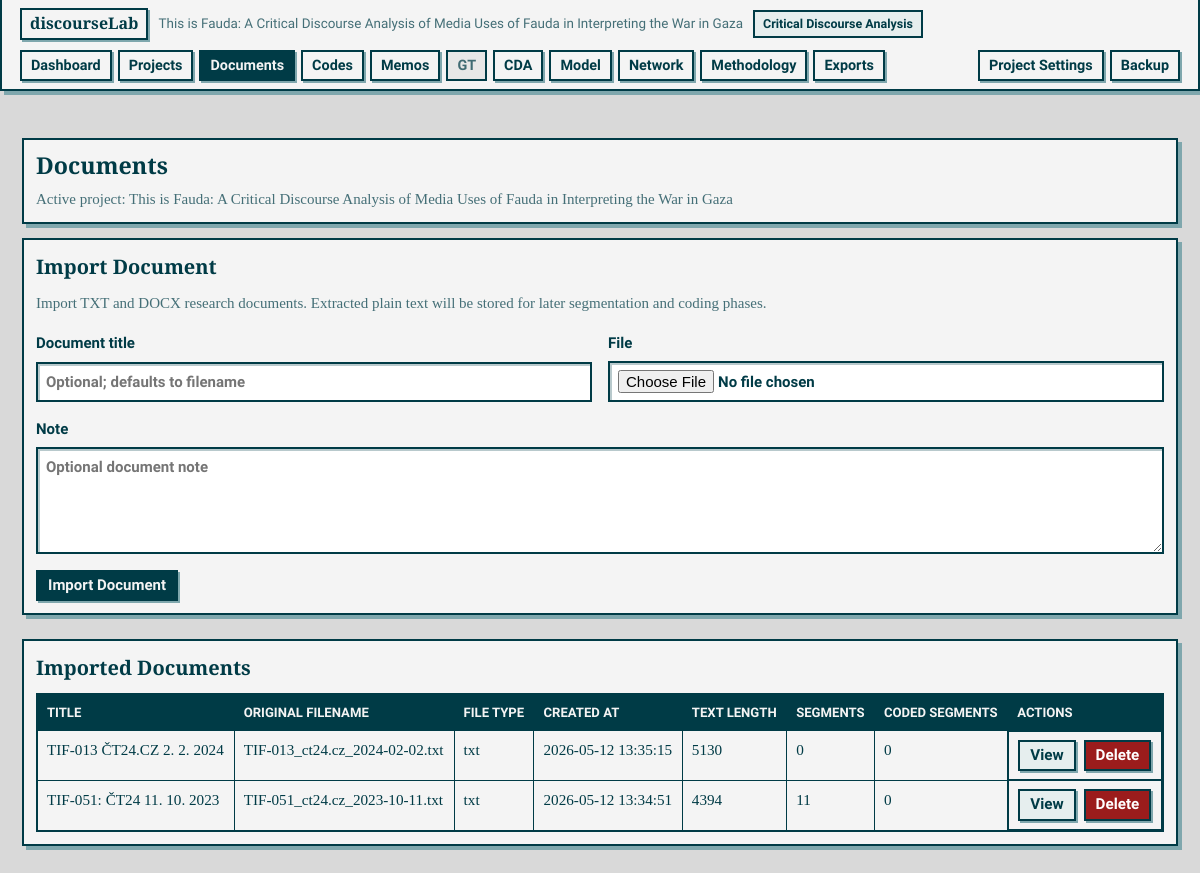
/documents, run on an earlier commit of the app's database.
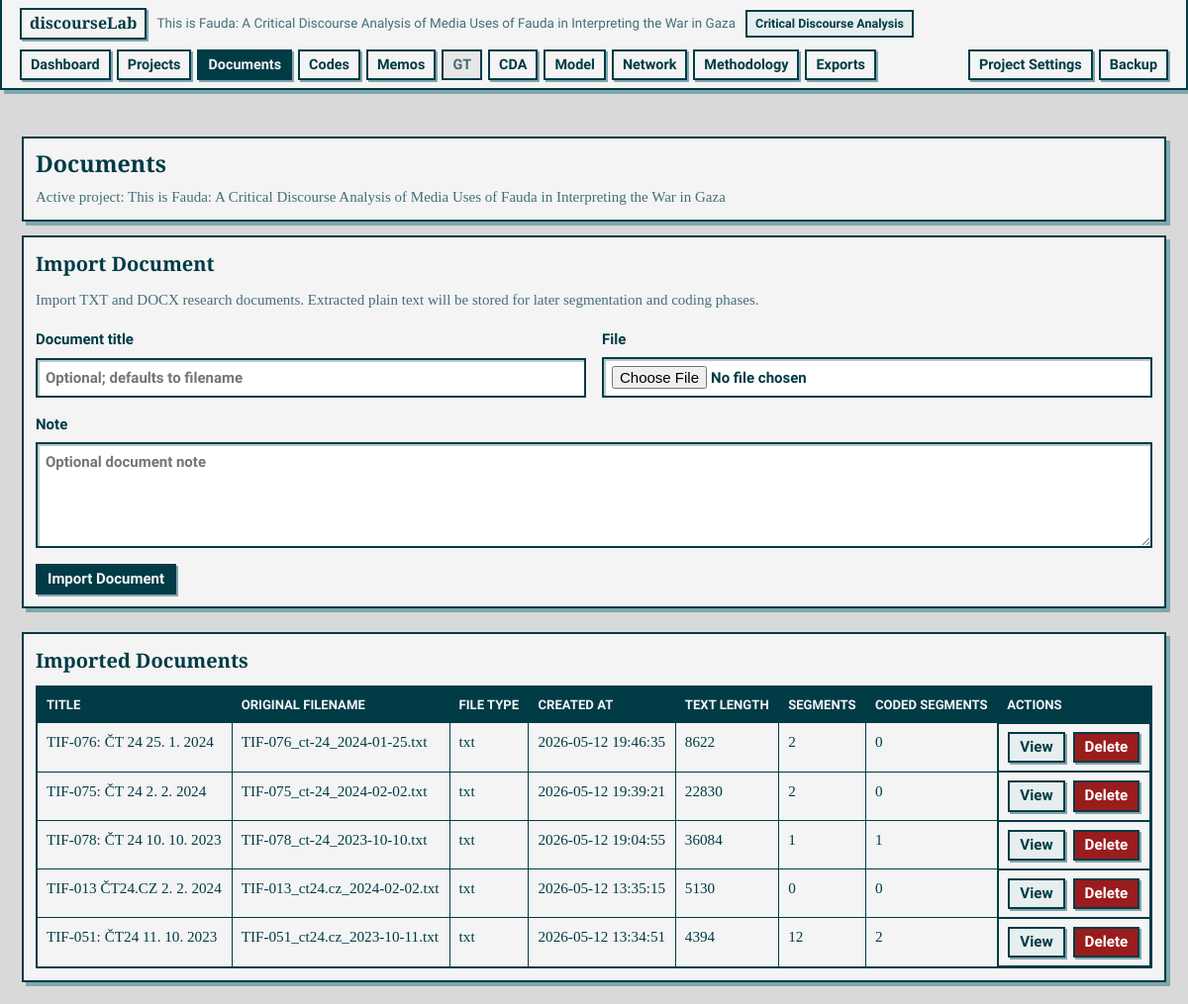
And on a later commit of the database.
### tables this page shows
CREATE TABLE documents (
    id INTEGER PRIMARY KEY AUTOINCREMENT,
    project_id INTEGER NOT NULL,
    title TEXT NOT NULL,
    original_filename TEXT,
    file_type TEXT,
    text_content TEXT,
    note TEXT,
    created_at TEXT NOT NULL DEFAULT CURRENT_TIMESTAMP,
    updated_at TEXT NOT NULL DEFAULT CURRENT_TIMESTAMP,
    FOREIGN KEY (project_id) REFERENCES projects (id) ON DELETE CASCADE
);

### app.py (the view)
    @app.route("/documents")
    def documents():
        active_project = get_active_project()
        document_rows = get_documents_for_project(active_project["id"])
        return render_template(
            "documents.html",
            title="Documents",
            active_page="documents",
            active_project=active_project,
            documents=document_rows,
        )

### app.py (called while the page is built)
def get_db() -> sqlite3.Connection:
    if "db" not in g:
        g.db = sqlite3.connect(DATABASE)
        g.db.row_factory = sqlite3.Row
        g.db.execute("PRAGMA foreign_keys = ON")
    return g.db

def query_one(sql: str, params: tuple = ()) -> sqlite3.Row | None:
    return get_db().execute(sql, params).fetchone()

def query_all(sql: str, params: tuple = ()) -> list[sqlite3.Row]:
    return get_db().execute(sql, params).fetchall()

def get_project(project_id: int) -> sqlite3.Row | None:
    return query_one(
        """
        SELECT id, name, description, methodology_mode, status, last_opened_at,
               research_goal, principal_investigator, created_at, updated_at
        FROM projects
        WHERE id = ? AND status != 'deleted'
        """,
        (project_id,),
    )

def project_supports_gt(project: sqlite3.Row | dict) -> bool:
    return project["methodology_mode"] in {"gt", "mixed"}

def project_supports_cda(project: sqlite3.Row | dict) -> bool:
    return project["methodology_mode"] in {"cda", "mixed"}

### templates/documents.html
{% extends "base.html" %}
{% block content %}
<section class="page-header">
    <h1>Documents</h1>
    <p>Active project: {{ active_project.name }}</p>
</section>
<section class="info-panel import-panel">
    <h2>Import Document</h2>
    <p>Import TXT and DOCX research documents. Extracted plain text will be stored for later segmentation and coding phases.</p>
    <form class="document-form" action="{{ url_for('import_document') }}" method="post" enctype="multipart/form-data">
        <div class="form-grid">
            <label>
                <span>Document title</span>
                <input type="text" name="title" placeholder="Optional; defaults to filename">
            </label>
            <label>
                <span>File</span>
                <input type="file" name="document_file" accept=".txt,.docx" required>
            </label>
        </div>
        <label>
            <span>Note</span>
            <textarea name="note" rows="4" placeholder="Optional document note"></textarea>
        </label>
        <button type="submit" class="button-primary">Import Document</button>
    </form>
</section>
<section class="info-panel">
    <h2>Imported Documents</h2>
    {% if documents %}
        <div class="table-wrap">
            <table class="data-table">
                <thead>
                    <tr>
                        <th>Title</th>
                        <th>Original filename</th>
                        <th>File type</th>
                        <th>Created at</th>
                        <th>Text length</th>
                        <th>Segments</th>
                        <th>Coded segments</th>
                        <th>Actions</th>
                    </tr>
                </thead>
                <tbody>
                    {% for document in documents %}
                        <tr>
                            <td>{{ document.title }}</td>
                            <td>{{ document.original_filename }}</td>
                            <td>{{ document.file_type }}</td>
                            <td>{{ document.created_at }}</td>
                            <td>{{ document.text_length }}</td>
                            <td>{{ document.segment_count }}</td>
                            <td>{{ document.coded_segment_count }}</td>
                            <td class="actions-cell">
                                <a class="button-secondary" href="{{ url_for('document_view', document_id=document.id) }}">View</a>
                                <form class="confirm-delete" data-confirm="Delete this document? Its segments will also be removed." action="{{ url_for('delete_document', document_id=document.id) }}" method="post">
                                    <button type="submit" class="button-danger">Delete</button>
                                </form>
                            </td>
                        </tr>
                    {% endfor %}
                </tbody>
            </table>
        </div>
    {% else %}
        <p>No documents imported yet.</p>
    {% endif %}
</section>
{% endblock %}

What changed in the data, as far as the page shows it:
added documents: title "TIF-076: ČT 24 25. 1. 2024", original_filename "TIF-076_ct-24_2024-01-25.txt", file_type "txt", created_at "2026-05-12 19:46:35", text_length "8622", segment_count "2", coded_segment_count "0"
added documents: title "TIF-075: ČT 24 2. 2. 2024", original_filename "TIF-075_ct-24_2024-02-02.txt", file_type "txt", created_at "2026-05-12 19:39:21", text_length "22830", segment_count "2", coded_segment_count "0"
added documents: title "TIF-078: ČT 24 10. 10. 2023", original_filename "TIF-078_ct-24_2023-10-10.txt", file_type "txt", created_at "2026-05-12 19:04:55", text_length "36084", segment_count "1", coded_segment_count "1"
computed for documents "TIF-051: ČT24 11. 10. 2023": segment_count "11" → "12"; coded_segment_count "0" → "2"
